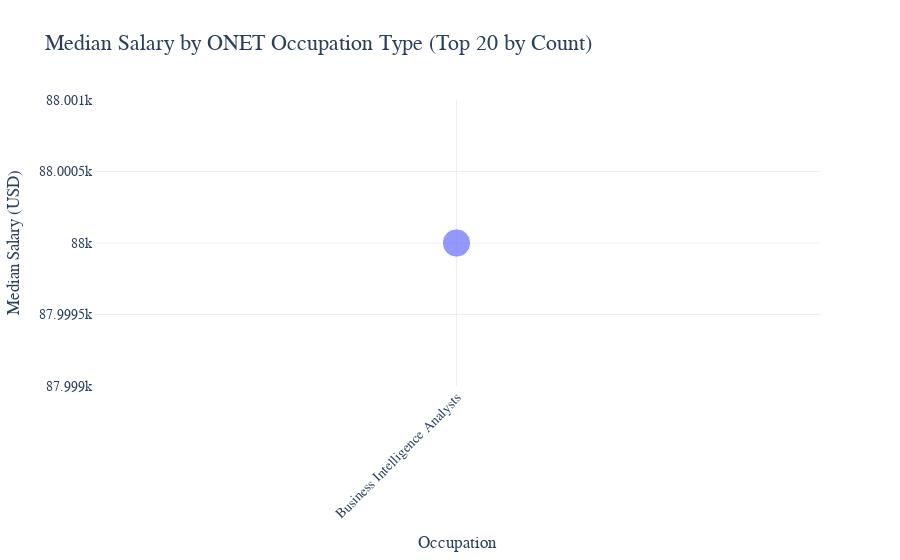

Notebook cell for this chart:
### Code cell
import pandas as pd
import plotly.express as px
import os

# Load dataset
df = pd.read_csv("data/lightcast_job_postings.csv")

# Drop rows with missing values in ONET_NAME or SALARY_FROM
df_bubble = df.dropna(subset=["ONET_NAME", "SALARY_FROM"])

# Convert salary to float
df_bubble["SALARY_FROM"] = df_bubble["SALARY_FROM"].astype(float)

# Group by occupation, calculate median salary and job count
bubble_data = (
    df_bubble.groupby("ONET_NAME")
    .agg(MEDIAN_SALARY=("SALARY_FROM", "median"), JOB_COUNT=("ONET_NAME", "count"))
    .reset_index()
)

# Filter to top 20 occupations by job count
bubble_data = bubble_data.sort_values("JOB_COUNT", ascending=False).head(20)

# Plot bubble chart
fig = px.scatter(
    bubble_data,
    x="ONET_NAME",
    y="MEDIAN_SALARY",
    size="JOB_COUNT",
    color="ONET_NAME",
    title="Median Salary by ONET Occupation Type (Top 20 by Count)",
    labels={
        "ONET_NAME": "Occupation",
        "MEDIAN_SALARY": "Median Salary (USD)",
        "JOB_COUNT": "Job Count"
    },
)

# Customize layout
fig.update_layout(
    font=dict(family="Helvetica Neue", size=14),
    title_font=dict(size=22),
    showlegend=False,
    xaxis_tickangle=-45,
)

# Save chart

fig.write_image("output/bubble_onet_salary.svg")

# Show chart
fig.show()

### Figure 1 — Plotly figure (JSON) as saved in the notebook; plotly's stock layout.template omitted (floating-point values rounded to 4 significant figures)
{"data": [{"hovertemplate": "Occupation=%{x}<br>Median Salary (USD)=%{y}<br>Job Count=%{marker.size}<extra></extra>", "legendgroup": "Business Intelligence Analysts", "marker": {"color": "#636efa", "size": [32408], "sizemode": "area", "sizeref": 81.02, "symbol": "circle"}, "mode": "markers", "name": "Business Intelligence Analysts", "orientation": "v", "showlegend": true, "type": "scatter", "x": ["Business Intelligence Analysts"], "xaxis": "x", "y": [88000], "yaxis": "y"}], "layout": {"font": {"family": "Helvetica Neue", "size": 14}, "legend": {"itemsizing": "constant", "title": {"text": "Occupation"}, "tracegroupgap": 0}, "showlegend": false, "title": {"font": {"size": 22}, "text": "Median Salary by ONET Occupation Type (Top 20 by Count)"}, "xaxis": {"anchor": "y", "categoryarray": ["Business Intelligence Analysts"], "categoryorder": "array", "domain": [0, 1], "tickangle": -45, "title": {"text": "Occupation"}}, "yaxis": {"anchor": "x", "domain": [0, 1], "title": {"text": "Median Salary (USD)"}}}}
